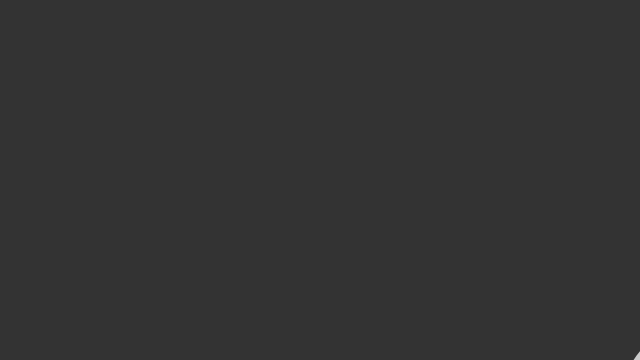
Frame 1 (no input)
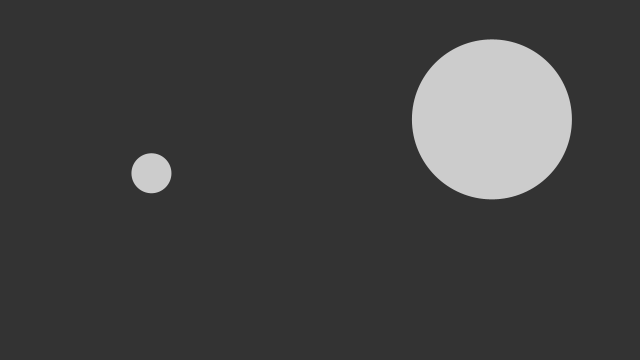
Frame 60 (the mouse pressed at the canvas centre just before this capture)
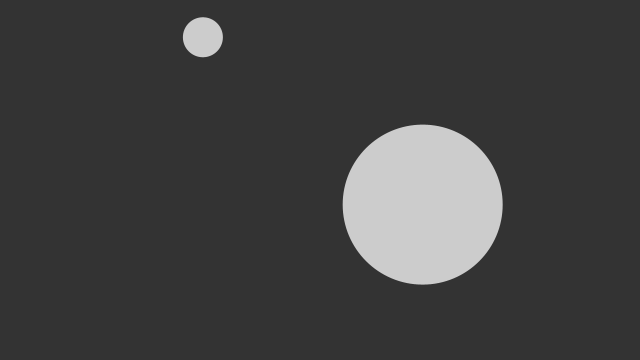
Frame 120 (the mouse held since frame 60 and released just before this capture)

The Processing sketch that drew these frames (run headless with seeded random() and noise(); from frame 60 on, the mouse is pressed at the canvas centre):

// Processing sketch: BallsWithCollision
// ── BallsWithCollision.pde
Ball[] balls =  { 
  new Ball(100, 400, 20), 
  new Ball(700, 400, 80) 
};

void setup() {
  size(640, 360);
}

void draw() {
  background(51);

  for (Ball b : balls) {
    b.update();
    b.display();
    b.checkBoundaryCollision();
  }
  
  balls[0].checkCollision(balls[1]);
}







class Ball {
  PVector position;
  PVector velocity;

  float radius, m;

  Ball(float x, float y, float r_) {
    position = new PVector(x, y);
    velocity = PVector.random2D();
    velocity.mult(3);
    radius = r_;
    m = radius*.1;
  }

  void update() {
    position.add(velocity);
  }

  void checkBoundaryCollision() {
    if (position.x > width-radius) {
      position.x = width-radius;
      velocity.x *= -1;
    } else if (position.x < radius) {
      position.x = radius;
      velocity.x *= -1;
    } else if (position.y > height-radius) {
      position.y = height-radius;
      velocity.y *= -1;
    } else if (position.y < radius) {
      position.y = radius;
      velocity.y *= -1;
    }
  }

  void checkCollision(Ball other) {

    // Get distances between the balls components
    PVector distanceVect = PVector.sub(other.position, position);

    // Calculate magnitude of the vector separating the balls
    float distanceVectMag = distanceVect.mag();

    // Minimum distance before they are touching
    float minDistance = radius + other.radius;

    if (distanceVectMag < minDistance) {
      float distanceCorrection = (minDistance-distanceVectMag)/2.0;
      PVector d = distanceVect.copy();
      PVector correctionVector = d.normalize().mult(distanceCorrection);
      other.position.add(correctionVector);
      position.sub(correctionVector);

      // get angle of distanceVect
      float theta  = distanceVect.heading();
      // precalculate trig values
      float sine = sin(theta);
      float cosine = cos(theta);

      /* bTemp will hold rotated ball positions. You 
       just need to worry about bTemp[1] position*/
      PVector[] bTemp = {
        new PVector(), new PVector()
      };

      /* this ball's position is relative to the other
       so you can use the vector between them (bVect) as the 
       reference point in the rotation expressions.
       bTemp[0].position.x and bTemp[0].position.y will initialize
       automatically to 0.0, which is what you want
       since b[1] will rotate around b[0] */
      bTemp[1].x  = cosine * distanceVect.x + sine * distanceVect.y;
      bTemp[1].y  = cosine * distanceVect.y - sine * distanceVect.x;

      // rotate Temporary velocities
      PVector[] vTemp = {
        new PVector(), new PVector()
      };

      vTemp[0].x  = cosine * velocity.x + sine * velocity.y;
      vTemp[0].y  = cosine * velocity.y - sine * velocity.x;
      vTemp[1].x  = cosine * other.velocity.x + sine * other.velocity.y;
      vTemp[1].y  = cosine * other.velocity.y - sine * other.velocity.x;

      /* Now that velocities are rotated, you can use 1D
       conservation of momentum equations to calculate 
       the final velocity along the x-axis. */
      PVector[] vFinal = {  
        new PVector(), new PVector()
      };

      // final rotated velocity for b[0]
      vFinal[0].x = ((m - other.m) * vTemp[0].x + 2 * other.m * vTemp[1].x) / (m + other.m);
      vFinal[0].y = vTemp[0].y;

      // final rotated velocity for b[0]
      vFinal[1].x = ((other.m - m) * vTemp[1].x + 2 * m * vTemp[0].x) / (m + other.m);
      vFinal[1].y = vTemp[1].y;

      // hack to avoid clumping
      bTemp[0].x += vFinal[0].x;
      bTemp[1].x += vFinal[1].x;

      /* Rotate ball positions and velocities back
       Reverse signs in trig expressions to rotate 
       in the opposite direction */
      // rotate balls
      PVector[] bFinal = { 
        new PVector(), new PVector()
      };

      bFinal[0].x = cosine * bTemp[0].x - sine * bTemp[0].y;
      bFinal[0].y = cosine * bTemp[0].y + sine * bTemp[0].x;
      bFinal[1].x = cosine * bTemp[1].x - sine * bTemp[1].y;
      bFinal[1].y = cosine * bTemp[1].y + sine * bTemp[1].x;

      // update balls to screen position
      other.position.x = position.x + bFinal[1].x;
      other.position.y = position.y + bFinal[1].y;

      position.add(bFinal[0]);

      // update velocities
      velocity.x = cosine * vFinal[0].x - sine * vFinal[0].y;
      velocity.y = cosine * vFinal[0].y + sine * vFinal[0].x;
      other.velocity.x = cosine * vFinal[1].x - sine * vFinal[1].y;
      other.velocity.y = cosine * vFinal[1].y + sine * vFinal[1].x;
    }
  }

  void display() {
    noStroke();
    fill(204);
    ellipse(position.x, position.y, radius*2, radius*2);
  }
}
